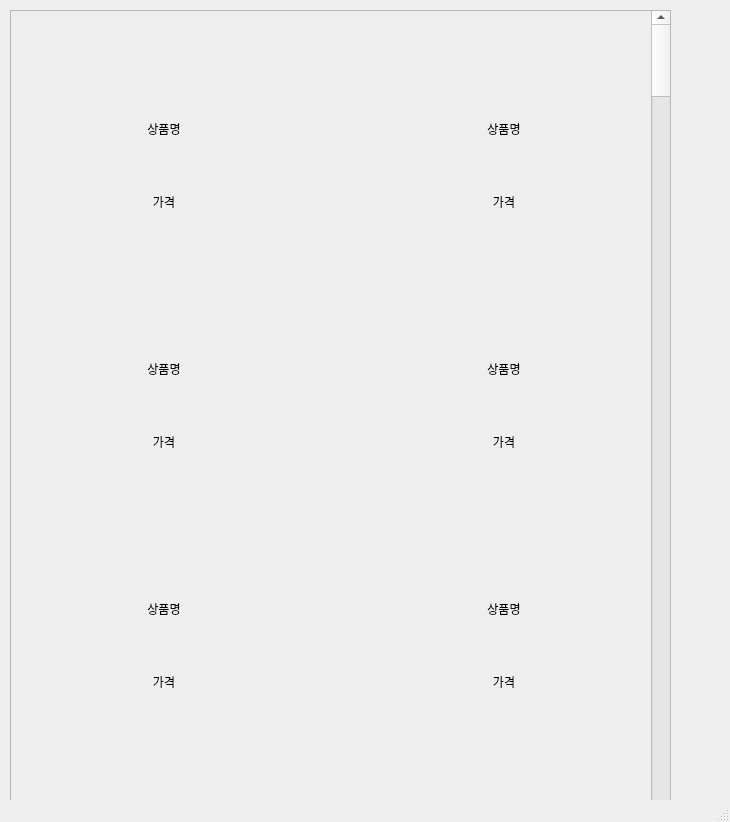
<?xml version="1.0" encoding="UTF-8"?>
<ui version="4.0">
 <class>SimpleMenu</class>
 <widget class="QMainWindow" name="SimpleMenu">
  <property name="geometry">
   <rect>
    <x>0</x>
    <y>0</y>
    <width>730</width>
    <height>822</height>
   </rect>
  </property>
  <property name="windowTitle">
   <string>SimpleMenu</string>
  </property>
  <widget class="QWidget" name="centralwidget">
   <widget class="QScrollArea" name="scrollArea">
    <property name="geometry">
     <rect>
      <x>10</x>
      <y>10</y>
      <width>661</width>
      <height>791</height>
     </rect>
    </property>
    <property name="widgetResizable">
     <bool>true</bool>
    </property>
    <widget class="QWidget" name="scrollAreaWidgetContents">
     <property name="geometry">
      <rect>
       <x>0</x>
       <y>0</y>
       <width>659</width>
       <height>789</height>
      </rect>
     </property>
     <widget class="QScrollBar" name="verticalScrollBar">
      <property name="geometry">
       <rect>
        <x>640</x>
        <y>0</y>
        <width>20</width>
        <height>811</height>
       </rect>
      </property>
      <property name="orientation">
       <enum>Qt::Vertical</enum>
      </property>
     </widget>
     <widget class="QWidget" name="verticalLayoutWidget_2">
      <property name="geometry">
       <rect>
        <x>350</x>
        <y>10</y>
        <width>286</width>
        <height>215</height>
       </rect>
      </property>
      <layout class="QVBoxLayout" name="product_layout_2">
       <item>
        <widget class="QLabel" name="product_image_2">
         <property name="text">
          <string/>
         </property>
        </widget>
       </item>
       <item>
        <widget class="QLabel" name="product_name_2">
         <property name="text">
          <string>상품명</string>
         </property>
         <property name="alignment">
          <set>Qt::AlignCenter</set>
         </property>
        </widget>
       </item>
       <item>
        <widget class="QLabel" name="product_price_2">
         <property name="text">
          <string>가격</string>
         </property>
         <property name="alignment">
          <set>Qt::AlignCenter</set>
         </property>
        </widget>
       </item>
      </layout>
     </widget>
     <widget class="QWidget" name="verticalLayoutWidget">
      <property name="geometry">
       <rect>
        <x>10</x>
        <y>10</y>
        <width>286</width>
        <height>215</height>
       </rect>
      </property>
      <layout class="QVBoxLayout" name="product_layout_1">
       <item>
        <widget class="QLabel" name="product_image_1">
         <property name="text">
          <string/>
         </property>
        </widget>
       </item>
       <item>
        <widget class="QLabel" name="product_name_1">
         <property name="text">
          <string>상품명</string>
         </property>
         <property name="alignment">
          <set>Qt::AlignCenter</set>
         </property>
        </widget>
       </item>
       <item>
        <widget class="QLabel" name="product_price_1">
         <property name="text">
          <string>가격</string>
         </property>
         <property name="alignment">
          <set>Qt::AlignCenter</set>
         </property>
        </widget>
       </item>
      </layout>
     </widget>
     <widget class="QWidget" name="verticalLayoutWidget_3">
      <property name="geometry">
       <rect>
        <x>10</x>
        <y>250</y>
        <width>286</width>
        <height>215</height>
       </rect>
      </property>
      <layout class="QVBoxLayout" name="product_layout_3">
       <item>
        <widget class="QLabel" name="product_image_3">
         <property name="text">
          <string/>
         </property>
        </widget>
       </item>
       <item>
        <widget class="QLabel" name="product_name_3">
         <property name="text">
          <string>상품명</string>
         </property>
         <property name="alignment">
          <set>Qt::AlignCenter</set>
         </property>
        </widget>
       </item>
       <item>
        <widget class="QLabel" name="product_price_3">
         <property name="text">
          <string>가격</string>
         </property>
         <property name="alignment">
          <set>Qt::AlignCenter</set>
         </property>
        </widget>
       </item>
      </layout>
     </widget>
     <widget class="QWidget" name="verticalLayoutWidget_4">
      <property name="geometry">
       <rect>
        <x>10</x>
        <y>490</y>
        <width>286</width>
        <height>215</height>
       </rect>
      </property>
      <layout class="QVBoxLayout" name="product_layout_5">
       <item>
        <widget class="QLabel" name="product_image_5">
         <property name="text">
          <string/>
         </property>
        </widget>
       </item>
       <item>
        <widget class="QLabel" name="product_name_5">
         <property name="text">
          <string>상품명</string>
         </property>
         <property name="alignment">
          <set>Qt::AlignCenter</set>
         </property>
        </widget>
       </item>
       <item>
        <widget class="QLabel" name="product_price_5">
         <property name="text">
          <string>가격</string>
         </property>
         <property name="alignment">
          <set>Qt::AlignCenter</set>
         </property>
        </widget>
       </item>
      </layout>
     </widget>
     <widget class="QWidget" name="verticalLayoutWidget_6">
      <property name="geometry">
       <rect>
        <x>350</x>
        <y>250</y>
        <width>286</width>
        <height>215</height>
       </rect>
      </property>
      <layout class="QVBoxLayout" name="product_layout_4">
       <item>
        <widget class="QLabel" name="product_image_4">
         <property name="text">
          <string/>
         </property>
        </widget>
       </item>
       <item>
        <widget class="QLabel" name="product_name_4">
         <property name="text">
          <string>상품명</string>
         </property>
         <property name="alignment">
          <set>Qt::AlignCenter</set>
         </property>
        </widget>
       </item>
       <item>
        <widget class="QLabel" name="product_price_4">
         <property name="text">
          <string>가격</string>
         </property>
         <property name="alignment">
          <set>Qt::AlignCenter</set>
         </property>
        </widget>
       </item>
      </layout>
     </widget>
     <widget class="QWidget" name="verticalLayoutWidget_7">
      <property name="geometry">
       <rect>
        <x>350</x>
        <y>490</y>
        <width>286</width>
        <height>215</height>
       </rect>
      </property>
      <layout class="QVBoxLayout" name="product_layout_6">
       <item>
        <widget class="QLabel" name="product_image_6">
         <property name="text">
          <string/>
         </property>
        </widget>
       </item>
       <item>
        <widget class="QLabel" name="product_name_6">
         <property name="text">
          <string>상품명</string>
         </property>
         <property name="alignment">
          <set>Qt::AlignCenter</set>
         </property>
        </widget>
       </item>
       <item>
        <widget class="QLabel" name="product_price_6">
         <property name="text">
          <string>가격</string>
         </property>
         <property name="alignment">
          <set>Qt::AlignCenter</set>
         </property>
        </widget>
       </item>
      </layout>
     </widget>
     <widget class="QWidget" name="verticalLayoutWidget_8">
      <property name="geometry">
       <rect>
        <x>350</x>
        <y>730</y>
        <width>286</width>
        <height>215</height>
       </rect>
      </property>
      <layout class="QVBoxLayout" name="product_layout_8">
       <item>
        <widget class="QLabel" name="product_image_8">
         <property name="text">
          <string/>
         </property>
         <property name="pixmap">
          <pixmap>:/images/hamburger/불고기버거.jpg</pixmap>
         </property>
        </widget>
       </item>
       <item>
        <widget class="QLabel" name="product_name_8">
         <property name="text">
          <string>상품명</string>
         </property>
         <property name="alignment">
          <set>Qt::AlignCenter</set>
         </property>
        </widget>
       </item>
       <item>
        <widget class="QLabel" name="product_price_8">
         <property name="text">
          <string>가격</string>
         </property>
         <property name="alignment">
          <set>Qt::AlignCenter</set>
         </property>
        </widget>
       </item>
      </layout>
     </widget>
     <widget class="QWidget" name="verticalLayoutWidget_5">
      <property name="geometry">
       <rect>
        <x>10</x>
        <y>730</y>
        <width>286</width>
        <height>215</height>
       </rect>
      </property>
      <layout class="QVBoxLayout" name="product_layout_7">
       <item>
        <widget class="QLabel" name="product_image_7">
         <property name="text">
          <string/>
         </property>
         <property name="pixmap">
          <pixmap>:/images/hamburger/불고기버거.jpg</pixmap>
         </property>
        </widget>
       </item>
       <item>
        <widget class="QLabel" name="product_name_7">
         <property name="text">
          <string>상품명</string>
         </property>
         <property name="alignment">
          <set>Qt::AlignCenter</set>
         </property>
        </widget>
       </item>
       <item>
        <widget class="QLabel" name="product_price_7">
         <property name="text">
          <string>가격</string>
         </property>
         <property name="alignment">
          <set>Qt::AlignCenter</set>
         </property>
        </widget>
       </item>
      </layout>
     </widget>
    </widget>
   </widget>
  </widget>
  <widget class="QStatusBar" name="statusbar"/>
 </widget>
 <resources/>
 <connections/>
</ui>
